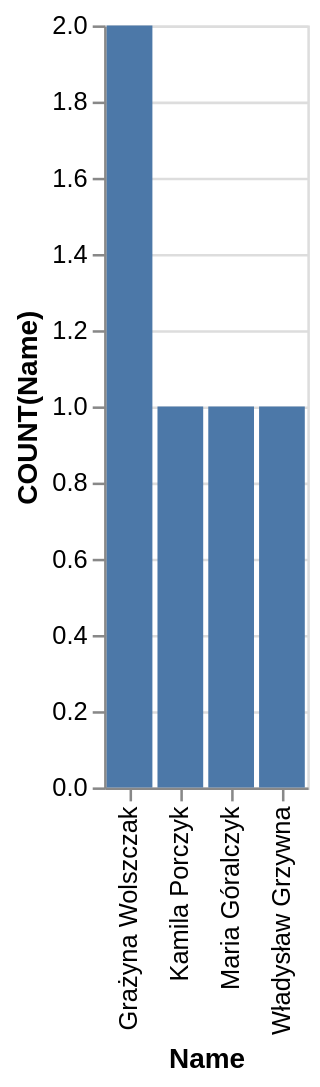

Write a Vega-Lite specification for this figure.
### Vega-Lite specification from a JSON file in a GitHub repository (floating-point values rounded to 4 significant figures)
{"data": {"values": [{"x_data": "Grażyna Wolszczak", "y_data": 2}, {"x_data": "Kamila Porczyk", "y_data": 1}, {"x_data": "Maria Góralczyk", "y_data": 1}, {"x_data": "Władysław Grzywna", "y_data": 1}]}, "mark": "bar", "encoding": {"x": {"field": "x_data", "type": "nominal", "title": "Name", "sort": {"op": "sum", "field": "y_data", "order": "descending"}}, "y": {"field": "y_data", "type": "quantitative", "title": "COUNT(Name)"}}}
